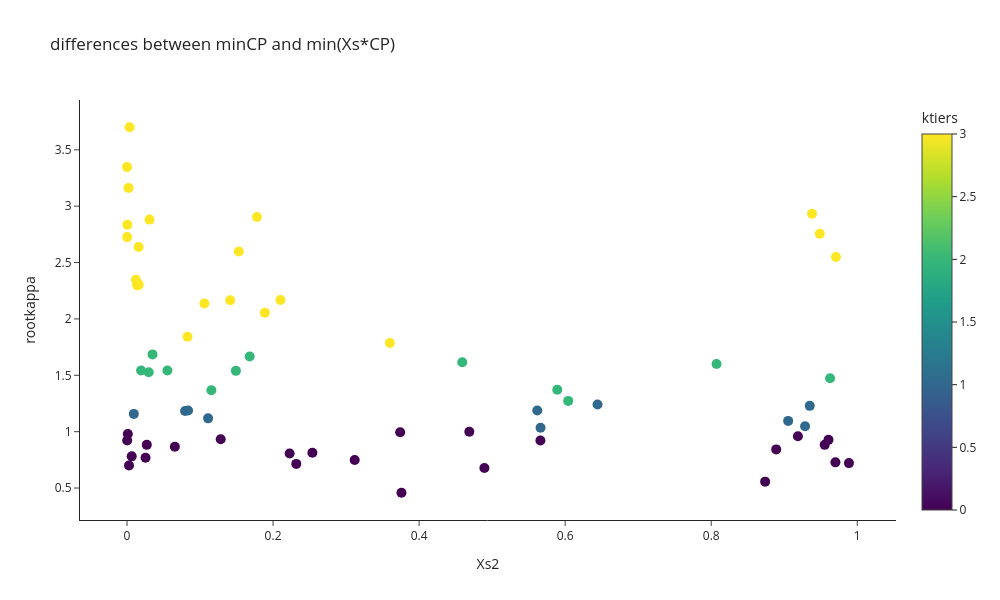

The code cell stored with this chart in its notebook:
### Code cell
#any variables from the dataset can be placed here 
fig = px.scatter(lowestCP, y="rootkappa", x="Xs2", color="ktiers",title="differences between minCP and min(Xs*CP)",
                width=1000, height=600,hover_data=['formulas','atom','site','Xs','mmXs','mmatom'])
fig.update_traces(marker_size=10)
fig.show()

### Figure 1 — Plotly figure (JSON) as saved in the notebook; plotly's stock layout.template omitted (floating-point values rounded to 4 significant figures; data arrays with more than 128 entries replaced by an {"elided": "..."} marker saying what was removed)
{"data": [{"customdata": {"elided": "67x6 mixed values"}, "hovertemplate": "Xs2=%{x}<br>rootkappa=%{y}<br>formulas=%{customdata[0]}<br>atom=%{customdata[1]}<br>site=%{customdata[2]}<br>Xs=%{customdata[3]}<br>mmXs=%{customdata[4]}<br>mmatom=%{customdata[5]}<br>ktiers=%{marker.color}<extra></extra>", "legendgroup": "", "marker": {"color": [0, 0, 1, 1, 2, 3, 3, 3, 3, 3, 3, 3, 3, 0, 0, 0, 0, 0, 2, 3, 0, 0, 0, 0, 0, 0, 0, 0, 0, 0, 0, 0, 0, 0, 0, 0, 0, 1, 1, 1, 1, 1, 1, 1, 1, 2, 2, 2, 2, 2, 2, 2, 2, 2, 2, 3, 3, 3, 3, 3, 3, 3, 3, 3, 3, 3, 3], "coloraxis": "coloraxis", "size": 10, "symbol": "circle"}, "mode": "markers", "name": "", "orientation": "v", "showlegend": false, "type": "scatter", "x": [0.3758, 0.002706, 0.5663, 0.07948, 0.1491, 0.1532, 0.9486, 0.0005184, 0.03081, 0.1779, 0.00206, 4.013e-05, 0.00349, 0.8738, 0.4894, 0.9886, 0.9606, 0.001097, 0.6042, 0.938, 0.2318, 0.9701, 0.3117, 0.02537, 0.006428, 0.2227, 0.2538, 0.889, 0.06551, 0.02708, 0.9554, 0.5661, 0.0002247, 0.1283, 0.9187, 0.3741, 0.4687, 0.9285, 0.9054, 0.111, 0.009326, 0.5618, 0.0836, 0.9349, 0.6443, 0.1155, 0.5892, 0.9627, 0.02972, 0.05529, 0.01932, 0.8073, 0.4591, 0.168, 0.03496, 0.36, 0.08289, 0.1887, 0.106, 0.1413, 0.2102, 0.01383, 0.01604, 0.01209, 0.9707, 0.01588, 0.0001502], "xaxis": "x", "y": [0.4583, 0.7, 1.034, 1.183, 1.539, 2.598, 2.755, 2.835, 2.881, 2.903, 3.162, 3.347, 3.7, 0.5568, 0.6782, 0.7211, 0.9274, 0.9798, 1.273, 2.933, 0.7141, 0.728, 0.7483, 0.7681, 0.781, 0.8062, 0.8124, 0.8426, 0.866, 0.8832, 0.8832, 0.922, 0.922, 0.9327, 0.9592, 0.995, 1, 1.049, 1.095, 1.118, 1.158, 1.187, 1.187, 1.229, 1.241, 1.367, 1.371, 1.473, 1.526, 1.543, 1.543, 1.6, 1.616, 1.667, 1.685, 1.786, 1.841, 2.054, 2.138, 2.166, 2.168, 2.298, 2.304, 2.347, 2.55, 2.638, 2.726], "yaxis": "y"}], "layout": {"coloraxis": {"colorbar": {"title": {"text": "ktiers"}}, "colorscale": [[0, "#440154"], [0.1111, "#482878"], [0.2222, "#3e4989"], [0.3333, "#31688e"], [0.4444, "#26828e"], [0.5556, "#1f9e89"], [0.6667, "#35b779"], [0.7778, "#6ece58"], [0.8889, "#b5de2b"], [1, "#fde725"]]}, "height": 600, "legend": {"tracegroupgap": 0}, "title": {"text": "differences between minCP and min(Xs*CP)"}, "width": 1000, "xaxis": {"anchor": "y", "autorange": true, "domain": [0, 1], "range": [-0.06441, 1.053], "title": {"text": "Xs2"}, "type": "linear"}, "yaxis": {"anchor": "x", "autorange": true, "domain": [0, 1], "range": [0.2166, 3.942], "title": {"text": "rootkappa"}, "type": "linear"}}}
